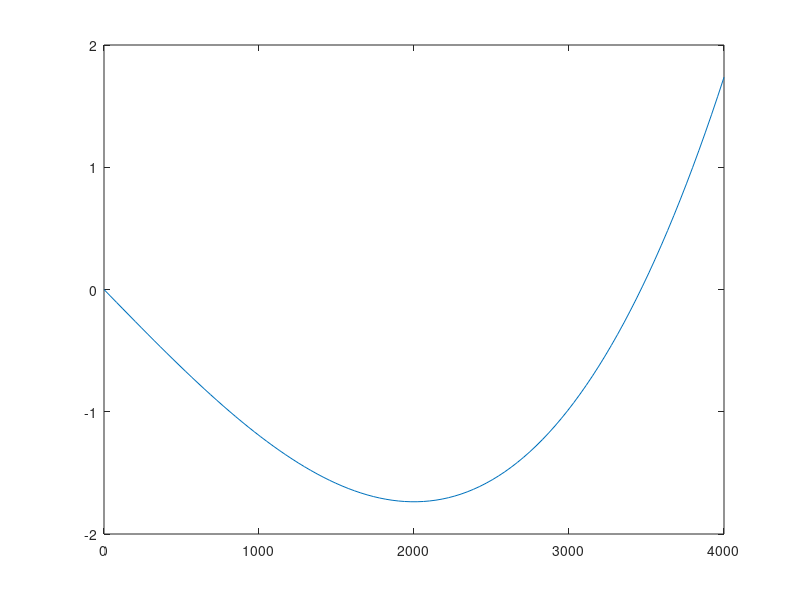

This figure's MATLAB source:
%% Clear Workspace

clear; clc; close all;

%% Constants Definition

% d - Exterior diameter of truss tube [mm]
d = 9.525;

% t - Thickness of truss tube [mm]
t = 1.587;

% djj - Joint-to-joint distance [mm]
djj = 250;

% I - Moment of inertia of trusses from center [mm^4]
I = 2.475e6;

% E - Young's modulus for 6061-T6 aluminum [MPa]
E = 69000;

% P - Applied load on truss [N]
P = 222.4;

% L - Length of "beam" [mm]
L = 4000;

%% Defining Linspace

x = linspace(0, L, 100); % Define a linspace for the length of the beam

%% Plot: Part 1 Task 2 - Centered Load

v_centered = @(x) ...
    (1 / (E * I)) * ...
    (((P / 12) * (x .^ 3)) - (((P * (L ^ 2)) / (16)) .* x));

v_centered_solved = v_centered(x);

figure();
plot(x, v_centered_solved);

%% Plot: Part 1 Task 3 - Off-Centered Load



%% Plot: Part 1 Task 4 - 2 Symmetric Loads

% Note that